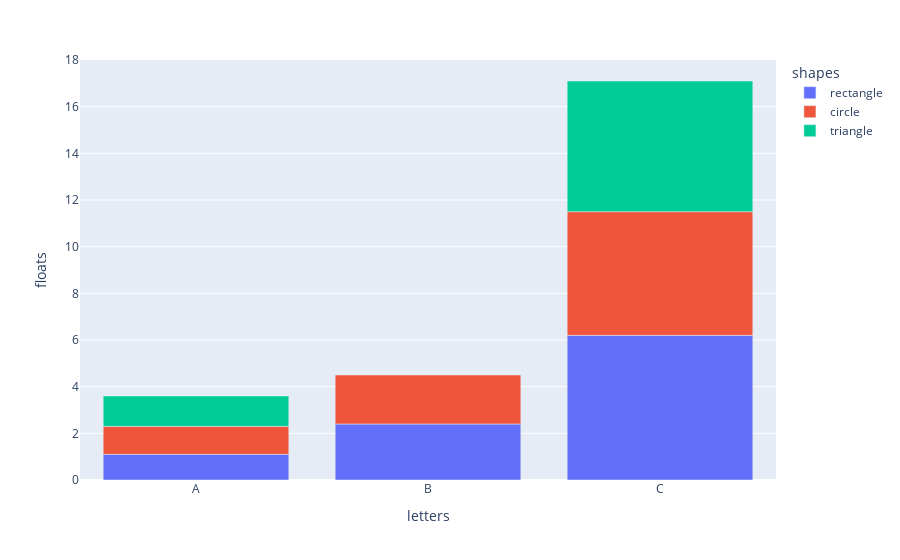

This figure's notebook cell:
### Markdown cell above
## Rakott oszlopdiagram

### Code cell
fig = px.bar(df, x='letters', y='floats', color='shapes')
save_image(fig, 'plots_11')
fig.show()

### Figure 1 — Plotly figure (JSON) as saved in the notebook; plotly's stock layout.template omitted (floating-point values rounded to 4 significant figures)
{"data": [{"alignmentgroup": "True", "hovertemplate": "shapes=rectangle<br>letters=%{x}<br>floats=%{y}<extra></extra>", "legendgroup": "rectangle", "marker": {"color": "#636efa", "pattern": {"shape": ""}}, "name": "rectangle", "offsetgroup": "rectangle", "orientation": "v", "showlegend": true, "textposition": "auto", "type": "bar", "x": ["A", "B", "C"], "xaxis": "x", "y": [1.1, 2.4, 6.2], "yaxis": "y"}, {"alignmentgroup": "True", "hovertemplate": "shapes=circle<br>letters=%{x}<br>floats=%{y}<extra></extra>", "legendgroup": "circle", "marker": {"color": "#EF553B", "pattern": {"shape": ""}}, "name": "circle", "offsetgroup": "circle", "orientation": "v", "showlegend": true, "textposition": "auto", "type": "bar", "x": ["A", "B", "C"], "xaxis": "x", "y": [1.2, 2.1, 5.3], "yaxis": "y"}, {"alignmentgroup": "True", "hovertemplate": "shapes=triangle<br>letters=%{x}<br>floats=%{y}<extra></extra>", "legendgroup": "triangle", "marker": {"color": "#00cc96", "pattern": {"shape": ""}}, "name": "triangle", "offsetgroup": "triangle", "orientation": "v", "showlegend": true, "textposition": "auto", "type": "bar", "x": ["A", "C"], "xaxis": "x", "y": [1.3, 5.6], "yaxis": "y"}], "layout": {"barmode": "relative", "legend": {"title": {"text": "shapes"}, "tracegroupgap": 0}, "margin": {"t": 60}, "xaxis": {"anchor": "y", "domain": [0, 1], "title": {"text": "letters"}}, "yaxis": {"anchor": "x", "domain": [0, 1], "title": {"text": "floats"}}}}
